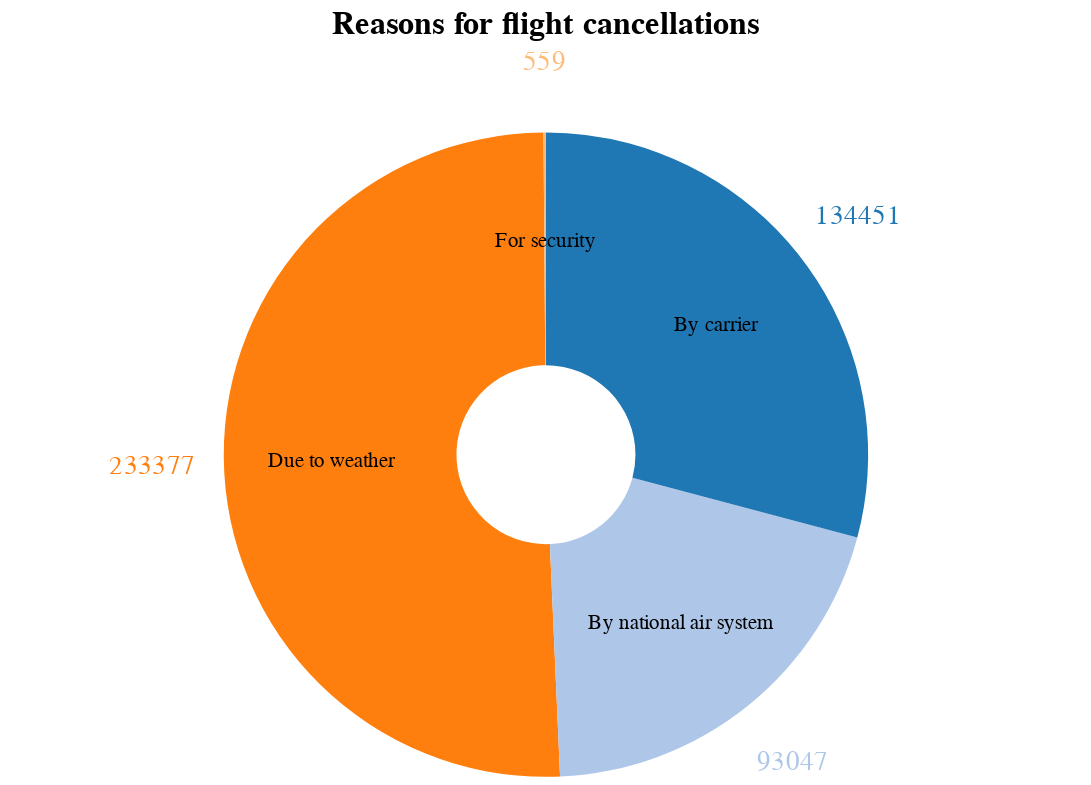

Source (notebook cell):
### Code cell
chart = alt.Chart(cancellation_reasons).mark_arc(outerRadius=180, innerRadius=50).encode(
    theta = alt.Theta(field="count", type="quantitative", stack=True),
    color = alt.Color('Reason:N', scale=alt.Scale(scheme='category20'), legend=None),
).properties(
    title='Reasons for flight cancellations',
    width=600,
    height=300
)

pie = chart.mark_arc(outerRadius=250)
value_text = pie.mark_text(radius=220, size=15).encode(text=alt.Text('count:Q'))

pie2 = chart.mark_arc(outerRadius=150)
text = pie2.mark_text(radius=120, size=12).encode(
    text=alt.Text('Reason:N'), 
    color=alt.value("#000000")
)

(chart + text + value_text).configure_view(
    strokeWidth=0
).configure_title(
    fontSize=18
)

### Figure 1 — Vega-Lite specification as saved in the notebook (floating-point values rounded to 4 significant figures)
{"config": {"view": {"continuousWidth": 300, "continuousHeight": 300, "strokeWidth": 0}, "title": {"fontSize": 18}}, "layer": [{"mark": {"type": "arc", "innerRadius": 50, "outerRadius": 180}, "encoding": {"color": {"field": "Reason", "legend": null, "scale": {"scheme": "category20"}, "type": "nominal"}, "theta": {"field": "count", "stack": true, "type": "quantitative"}}, "title": "Reasons for flight cancellations"}, {"mark": {"type": "text", "radius": 120, "size": 12}, "encoding": {"color": {"value": "#000000"}, "text": {"field": "Reason", "type": "nominal"}, "theta": {"field": "count", "stack": true, "type": "quantitative"}}, "title": "Reasons for flight cancellations"}, {"mark": {"type": "text", "radius": 220, "size": 15}, "encoding": {"color": {"field": "Reason", "legend": null, "scale": {"scheme": "category20"}, "type": "nominal"}, "text": {"field": "count", "type": "quantitative"}, "theta": {"field": "count", "stack": true, "type": "quantitative"}}, "title": "Reasons for flight cancellations"}], "data": {"name": "data-57c2c04c08c193f226b7dab25dc1e674"}, "height": 300, "width": 600, "$schema": "https://vega.github.io/schema/vega-lite/v5.20.1.json", "datasets": {"data-57c2c04c08c193f226b7dab25dc1e674": [{"Reason": "Due to weather", "count": 233377}, {"Reason": "For security", "count": 559}, {"Reason": "By national air system", "count": 93047}, {"Reason": "By carrier", "count": 134451}]}}
